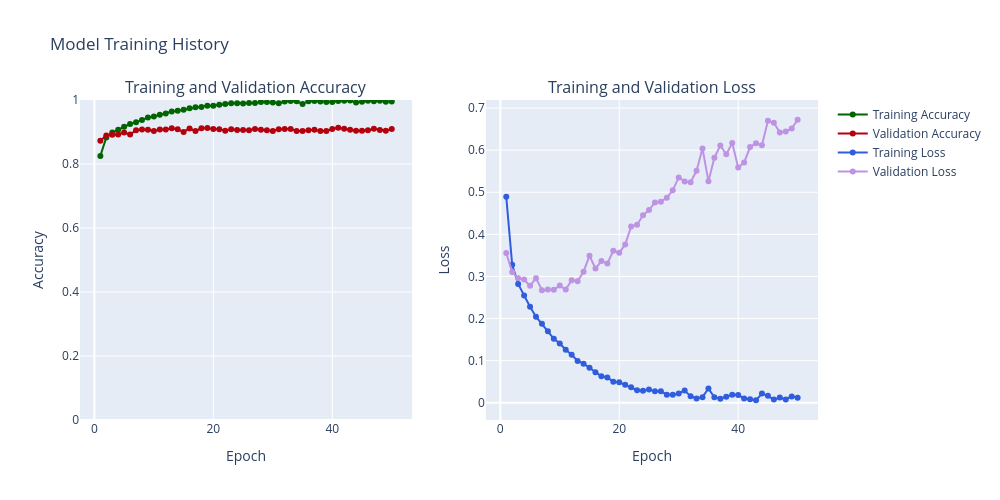

Here is the notebook cell this chart was saved with:
### Code cell
# 1D) Evaluate train and validation accuracy and loss 
def create_trace(x, y, ylabel, color):
    trace = go.Scatter(x=x,y=y,
                       name=ylabel,
                       marker=dict(color=color),
                       mode="lines+markers", 
                       text=[f"Epoch {epoch}<br>{ylabel}: {value:.4f}" for epoch, value in zip(x, y)], # Custom hover text
                       hoverinfo='text' # Show only custom text on hover
                      )
    return trace

def plot_accuracy_and_loss_plotly(history_object):
    hist = history_object.history
    acc = hist['accuracy']
    val_acc = hist['val_accuracy']
    loss = hist['loss']
    val_loss = hist['val_loss']
    
    epochs = list(range(1, len(acc) + 1))
    
    trace_ta = create_trace(epochs, acc, "Training Accuracy", "#006400") # Green
    trace_va = create_trace(epochs, val_acc, "Validation Accuracy", "#B3000C") # Red
    trace_tl = create_trace(epochs, loss, "Training Loss", "#305CDE") # Blue
    trace_vl = create_trace(epochs, val_loss, "Validation Loss", "#BE93E4") # Purple
   
    fig = make_subplots(rows=1, cols=2, subplot_titles=('Training and Validation Accuracy', 'Training and Validation Loss'))
    
    # Add traces to the first subplot (Accuracy)
    fig.add_trace(trace_ta, row=1, col=1)
    fig.add_trace(trace_va, row=1, col=1)
    
    # Add traces to the second subplot (Loss)
    fig.add_trace(trace_tl, row=1, col=2)
    fig.add_trace(trace_vl, row=1, col=2)
    
    # Update layout for x-axes
    fig.update_xaxes(title_text='Epoch', row=1, col=1)
    fig.update_xaxes(title_text='Epoch', row=1, col=2)
    
    # Update layout for y-axes
    fig.update_yaxes(title_text='Accuracy', range=[0, 1], row=1, col=1)
    fig.update_yaxes(title_text='Loss', row=1, col=2) 
    
    fig.update_layout(height=500, width=1000, title_text="Model Training History", showlegend=True)
    fig.show()

plot_accuracy_and_loss_plotly(history_CNN_Baseline)

### Figure 1 — Plotly figure (JSON) as saved in the notebook; plotly's stock layout.template omitted (floating-point values rounded to 4 significant figures)
{"data": [{"hoverinfo": "text", "marker": {"color": "#006400"}, "mode": "lines+markers", "name": "Training Accuracy", "text": ["Epoch 1<br>Training Accuracy: 0.8253", "Epoch 2<br>Training Accuracy: 0.8827", "Epoch 3<br>Training Accuracy: 0.8982", "Epoch 4<br>Training Accuracy: 0.9072", "Epoch 5<br>Training Accuracy: 0.9164", "Epoch 6<br>Training Accuracy: 0.9250", "Epoch 7<br>Training Accuracy: 0.9302", "Epoch 8<br>Training Accuracy: 0.9379", "Epoch 9<br>Training Accuracy: 0.9451", "Epoch 10<br>Training Accuracy: 0.9482", "Epoch 11<br>Training Accuracy: 0.9540", "Epoch 12<br>Training Accuracy: 0.9580", "Epoch 13<br>Training Accuracy: 0.9642", "Epoch 14<br>Training Accuracy: 0.9665", "Epoch 15<br>Training Accuracy: 0.9696", "Epoch 16<br>Training Accuracy: 0.9740", "Epoch 17<br>Training Accuracy: 0.9771", "Epoch 18<br>Training Accuracy: 0.9781", "Epoch 19<br>Training Accuracy: 0.9821", "Epoch 20<br>Training Accuracy: 0.9823", "Epoch 21<br>Training Accuracy: 0.9849", "Epoch 22<br>Training Accuracy: 0.9877", "Epoch 23<br>Training Accuracy: 0.9900", "Epoch 24<br>Training Accuracy: 0.9901", "Epoch 25<br>Training Accuracy: 0.9894", "Epoch 26<br>Training Accuracy: 0.9904", "Epoch 27<br>Training Accuracy: 0.9905", "Epoch 28<br>Training Accuracy: 0.9940", "Epoch 29<br>Training Accuracy: 0.9934", "Epoch 30<br>Training Accuracy: 0.9922", "Epoch 31<br>Training Accuracy: 0.9898", "Epoch 32<br>Training Accuracy: 0.9950", "Epoch 33<br>Training Accuracy: 0.9972", "Epoch 34<br>Training Accuracy: 0.9958", "Epoch 35<br>Training Accuracy: 0.9878", "Epoch 36<br>Training Accuracy: 0.9962", "Epoch 37<br>Training Accuracy: 0.9969", "Epoch 38<br>Training Accuracy: 0.9954", "Epoch 39<br>Training Accuracy: 0.9935", "Epoch 40<br>Training Accuracy: 0.9936", "Epoch 41<br>Training Accuracy: 0.9966", "Epoch 42<br>Training Accuracy: 0.9977", "Epoch 43<br>Training Accuracy: 0.9982", "Epoch 44<br>Training Accuracy: 0.9922", "Epoch 45<br>Training Accuracy: 0.9945", "Epoch 46<br>Training Accuracy: 0.9978", "Epoch 47<br>Training Accuracy: 0.9960", "Epoch 48<br>Training Accuracy: 0.9975", "Epoch 49<br>Training Accuracy: 0.9948", "Epoch 50<br>Training Accuracy: 0.9955"], "type": "scatter", "x": [1, 2, 3, 4, 5, 6, 7, 8, 9, 10, 11, 12, 13, 14, 15, 16, 17, 18, 19, 20, 21, 22, 23, 24, 25, 26, 27, 28, 29, 30, 31, 32, 33, 34, 35, 36, 37, 38, 39, 40, 41, 42, 43, 44, 45, 46, 47, 48, 49, 50], "xaxis": "x", "y": [0.8253, 0.8827, 0.8982, 0.9072, 0.9164, 0.925, 0.9302, 0.9379, 0.9451, 0.9482, 0.954, 0.958, 0.9642, 0.9665, 0.9696, 0.974, 0.9771, 0.9781, 0.9821, 0.9823, 0.9849, 0.9877, 0.99, 0.9901, 0.9894, 0.9904, 0.9905, 0.994, 0.9934, 0.9922, 0.9898, 0.995, 0.9972, 0.9958, 0.9878, 0.9962, 0.9969, 0.9954, 0.9935, 0.9936, 0.9966, 0.9977, 0.9982, 0.9922, 0.9945, 0.9978, 0.996, 0.9975, 0.9948, 0.9955], "yaxis": "y"}, {"hoverinfo": "text", "marker": {"color": "#B3000C"}, "mode": "lines+markers", "name": "Validation Accuracy", "text": ["Epoch 1<br>Validation Accuracy: 0.8729", "Epoch 2<br>Validation Accuracy: 0.8888", "Epoch 3<br>Validation Accuracy: 0.8915", "Epoch 4<br>Validation Accuracy: 0.8923", "Epoch 5<br>Validation Accuracy: 0.8982", "Epoch 6<br>Validation Accuracy: 0.8922", "Epoch 7<br>Validation Accuracy: 0.9053", "Epoch 8<br>Validation Accuracy: 0.9075", "Epoch 9<br>Validation Accuracy: 0.9069", "Epoch 10<br>Validation Accuracy: 0.9033", "Epoch 11<br>Validation Accuracy: 0.9082", "Epoch 12<br>Validation Accuracy: 0.9076", "Epoch 13<br>Validation Accuracy: 0.9117", "Epoch 14<br>Validation Accuracy: 0.9086", "Epoch 15<br>Validation Accuracy: 0.9001", "Epoch 16<br>Validation Accuracy: 0.9112", "Epoch 17<br>Validation Accuracy: 0.9029", "Epoch 18<br>Validation Accuracy: 0.9116", "Epoch 19<br>Validation Accuracy: 0.9123", "Epoch 20<br>Validation Accuracy: 0.9090", "Epoch 21<br>Validation Accuracy: 0.9087", "Epoch 22<br>Validation Accuracy: 0.9039", "Epoch 23<br>Validation Accuracy: 0.9088", "Epoch 24<br>Validation Accuracy: 0.9060", "Epoch 25<br>Validation Accuracy: 0.9062", "Epoch 26<br>Validation Accuracy: 0.9057", "Epoch 27<br>Validation Accuracy: 0.9097", "Epoch 28<br>Validation Accuracy: 0.9074", "Epoch 29<br>Validation Accuracy: 0.9057", "Epoch 30<br>Validation Accuracy: 0.9035", "Epoch 31<br>Validation Accuracy: 0.9088", "Epoch 32<br>Validation Accuracy: 0.9091", "Epoch 33<br>Validation Accuracy: 0.9097", "Epoch 34<br>Validation Accuracy: 0.9032", "Epoch 35<br>Validation Accuracy: 0.9031", "Epoch 36<br>Validation Accuracy: 0.9055", "Epoch 37<br>Validation Accuracy: 0.9073", "Epoch 38<br>Validation Accuracy: 0.9033", "Epoch 39<br>Validation Accuracy: 0.9028", "Epoch 40<br>Validation Accuracy: 0.9093", "Epoch 41<br>Validation Accuracy: 0.9129", "Epoch 42<br>Validation Accuracy: 0.9100", "Epoch 43<br>Validation Accuracy: 0.9070", "Epoch 44<br>Validation Accuracy: 0.9043", "Epoch 45<br>Validation Accuracy: 0.9039", "Epoch 46<br>Validation Accuracy: 0.9052", "Epoch 47<br>Validation Accuracy: 0.9101", "Epoch 48<br>Validation Accuracy: 0.9062", "Epoch 49<br>Validation Accuracy: 0.9043", "Epoch 50<br>Validation Accuracy: 0.9096"], "type": "scatter", "x": [1, 2, 3, 4, 5, 6, 7, 8, 9, 10, 11, 12, 13, 14, 15, 16, 17, 18, 19, 20, 21, 22, 23, 24, 25, 26, 27, 28, 29, 30, 31, 32, 33, 34, 35, 36, 37, 38, 39, 40, 41, 42, 43, 44, 45, 46, 47, 48, 49, 50], "xaxis": "x", "y": [0.8729, 0.8888, 0.8915, 0.8923, 0.8982, 0.8922, 0.9053, 0.9075, 0.9069, 0.9033, 0.9082, 0.9076, 0.9117, 0.9086, 0.9001, 0.9112, 0.9029, 0.9116, 0.9123, 0.909, 0.9087, 0.9039, 0.9088, 0.906, 0.9062, 0.9057, 0.9097, 0.9074, 0.9057, 0.9035, 0.9088, 0.9091, 0.9097, 0.9032, 0.9031, 0.9055, 0.9073, 0.9033, 0.9028, 0.9093, 0.9129, 0.91, 0.907, 0.9043, 0.9039, 0.9052, 0.9101, 0.9062, 0.9043, 0.9096], "yaxis": "y"}, {"hoverinfo": "text", "marker": {"color": "#305CDE"}, "mode": "lines+markers", "name": "Training Loss", "text": ["Epoch 1<br>Training Loss: 0.4893", "Epoch 2<br>Training Loss: 0.3277", "Epoch 3<br>Training Loss: 0.2823", "Epoch 4<br>Training Loss: 0.2549", "Epoch 5<br>Training Loss: 0.2282", "Epoch 6<br>Training Loss: 0.2045", "Epoch 7<br>Training Loss: 0.1879", "Epoch 8<br>Training Loss: 0.1698", "Epoch 9<br>Training Loss: 0.1518", "Epoch 10<br>Training Loss: 0.1407", "Epoch 11<br>Training Loss: 0.1260", "Epoch 12<br>Training Loss: 0.1138", "Epoch 13<br>Training Loss: 0.0992", "Epoch 14<br>Training Loss: 0.0929", "Epoch 15<br>Training Loss: 0.0833", "Epoch 16<br>Training Loss: 0.0724", "Epoch 17<br>Training Loss: 0.0630", "Epoch 18<br>Training Loss: 0.0599", "Epoch 19<br>Training Loss: 0.0500", "Epoch 20<br>Training Loss: 0.0486", "Epoch 21<br>Training Loss: 0.0428", "Epoch 22<br>Training Loss: 0.0368", "Epoch 23<br>Training Loss: 0.0299", "Epoch 24<br>Training Loss: 0.0286", "Epoch 25<br>Training Loss: 0.0317", "Epoch 26<br>Training Loss: 0.0271", "Epoch 27<br>Training Loss: 0.0274", "Epoch 28<br>Training Loss: 0.0192", "Epoch 29<br>Training Loss: 0.0192", "Epoch 30<br>Training Loss: 0.0220", "Epoch 31<br>Training Loss: 0.0289", "Epoch 32<br>Training Loss: 0.0157", "Epoch 33<br>Training Loss: 0.0102", "Epoch 34<br>Training Loss: 0.0133", "Epoch 35<br>Training Loss: 0.0340", "Epoch 36<br>Training Loss: 0.0129", "Epoch 37<br>Training Loss: 0.0096", "Epoch 38<br>Training Loss: 0.0143", "Epoch 39<br>Training Loss: 0.0189", "Epoch 40<br>Training Loss: 0.0182", "Epoch 41<br>Training Loss: 0.0102", "Epoch 42<br>Training Loss: 0.0082", "Epoch 43<br>Training Loss: 0.0059", "Epoch 44<br>Training Loss: 0.0218", "Epoch 45<br>Training Loss: 0.0165", "Epoch 46<br>Training Loss: 0.0075", "Epoch 47<br>Training Loss: 0.0122", "Epoch 48<br>Training Loss: 0.0079", "Epoch 49<br>Training Loss: 0.0151", "Epoch 50<br>Training Loss: 0.0121"], "type": "scatter", "x": [1, 2, 3, 4, 5, 6, 7, 8, 9, 10, 11, 12, 13, 14, 15, 16, 17, 18, 19, 20, 21, 22, 23, 24, 25, 26, 27, 28, 29, 30, 31, 32, 33, 34, 35, 36, 37, 38, 39, 40, 41, 42, 43, 44, 45, 46, 47, 48, 49, 50], "xaxis": "x2", "y": [0.4893, 0.3277, 0.2823, 0.2549, 0.2282, 0.2045, 0.1879, 0.1698, 0.1518, 0.1407, 0.126, 0.1138, 0.09925, 0.09291, 0.08327, 0.07235, 0.063, 0.05994, 0.05003, 0.0486, 0.04282, 0.03681, 0.02991, 0.02863, 0.03166, 0.02712, 0.02745, 0.0192, 0.01922, 0.02198, 0.02888, 0.01566, 0.01018, 0.01329, 0.03399, 0.01288, 0.009582, 0.01431, 0.01895, 0.01821, 0.01021, 0.008215, 0.005946, 0.02181, 0.0165, 0.007529, 0.01222, 0.00787, 0.01511, 0.01211], "yaxis": "y2"}, {"hoverinfo": "text", "marker": {"color": "#BE93E4"}, "mode": "lines+markers", "name": "Validation Loss", "text": ["Epoch 1<br>Validation Loss: 0.3556", "Epoch 2<br>Validation Loss: 0.3106", "Epoch 3<br>Validation Loss: 0.2960", "Epoch 4<br>Validation Loss: 0.2928", "Epoch 5<br>Validation Loss: 0.2777", "Epoch 6<br>Validation Loss: 0.2959", "Epoch 7<br>Validation Loss: 0.2674", "Epoch 8<br>Validation Loss: 0.2688", "Epoch 9<br>Validation Loss: 0.2686", "Epoch 10<br>Validation Loss: 0.2783", "Epoch 11<br>Validation Loss: 0.2688", "Epoch 12<br>Validation Loss: 0.2913", "Epoch 13<br>Validation Loss: 0.2889", "Epoch 14<br>Validation Loss: 0.3114", "Epoch 15<br>Validation Loss: 0.3494", "Epoch 16<br>Validation Loss: 0.3189", "Epoch 17<br>Validation Loss: 0.3365", "Epoch 18<br>Validation Loss: 0.3307", "Epoch 19<br>Validation Loss: 0.3611", "Epoch 20<br>Validation Loss: 0.3564", "Epoch 21<br>Validation Loss: 0.3758", "Epoch 22<br>Validation Loss: 0.4187", "Epoch 23<br>Validation Loss: 0.4229", "Epoch 24<br>Validation Loss: 0.4453", "Epoch 25<br>Validation Loss: 0.4579", "Epoch 26<br>Validation Loss: 0.4758", "Epoch 27<br>Validation Loss: 0.4773", "Epoch 28<br>Validation Loss: 0.4872", "Epoch 29<br>Validation Loss: 0.5046", "Epoch 30<br>Validation Loss: 0.5353", "Epoch 31<br>Validation Loss: 0.5257", "Epoch 32<br>Validation Loss: 0.5240", "Epoch 33<br>Validation Loss: 0.5510", "Epoch 34<br>Validation Loss: 0.6043", "Epoch 35<br>Validation Loss: 0.5259", "Epoch 36<br>Validation Loss: 0.5822", "Epoch 37<br>Validation Loss: 0.6111", "Epoch 38<br>Validation Loss: 0.5904", "Epoch 39<br>Validation Loss: 0.6172", "Epoch 40<br>Validation Loss: 0.5588", "Epoch 41<br>Validation Loss: 0.5705", "Epoch 42<br>Validation Loss: 0.6075", "Epoch 43<br>Validation Loss: 0.6164", "Epoch 44<br>Validation Loss: 0.6120", "Epoch 45<br>Validation Loss: 0.6700", "Epoch 46<br>Validation Loss: 0.6651", "Epoch 47<br>Validation Loss: 0.6423", "Epoch 48<br>Validation Loss: 0.6445", "Epoch 49<br>Validation Loss: 0.6516", "Epoch 50<br>Validation Loss: 0.6723"], "type": "scatter", "x": [1, 2, 3, 4, 5, 6, 7, 8, 9, 10, 11, 12, 13, 14, 15, 16, 17, 18, 19, 20, 21, 22, 23, 24, 25, 26, 27, 28, 29, 30, 31, 32, 33, 34, 35, 36, 37, 38, 39, 40, 41, 42, 43, 44, 45, 46, 47, 48, 49, 50], "xaxis": "x2", "y": [0.3556, 0.3106, 0.296, 0.2928, 0.2777, 0.2959, 0.2674, 0.2688, 0.2686, 0.2783, 0.2688, 0.2913, 0.2889, 0.3114, 0.3494, 0.3189, 0.3365, 0.3307, 0.3611, 0.3564, 0.3758, 0.4187, 0.4229, 0.4453, 0.4579, 0.4758, 0.4773, 0.4872, 0.5046, 0.5353, 0.5257, 0.524, 0.551, 0.6043, 0.5259, 0.5822, 0.6111, 0.5904, 0.6172, 0.5588, 0.5705, 0.6075, 0.6164, 0.612, 0.67, 0.6651, 0.6423, 0.6445, 0.6516, 0.6723], "yaxis": "y2"}], "layout": {"annotations": [{"font": {"size": 16}, "showarrow": false, "text": "Training and Validation Accuracy", "x": 0.225, "xanchor": "center", "xref": "paper", "y": 1, "yanchor": "bottom", "yref": "paper"}, {"font": {"size": 16}, "showarrow": false, "text": "Training and Validation Loss", "x": 0.775, "xanchor": "center", "xref": "paper", "y": 1, "yanchor": "bottom", "yref": "paper"}], "height": 500, "showlegend": true, "title": {"text": "Model Training History"}, "width": 1000, "xaxis": {"anchor": "y", "domain": [0, 0.45], "title": {"text": "Epoch"}}, "xaxis2": {"anchor": "y2", "domain": [0.55, 1], "title": {"text": "Epoch"}}, "yaxis": {"anchor": "x", "domain": [0, 1], "range": [0, 1], "title": {"text": "Accuracy"}}, "yaxis2": {"anchor": "x2", "domain": [0, 1], "title": {"text": "Loss"}}}}
